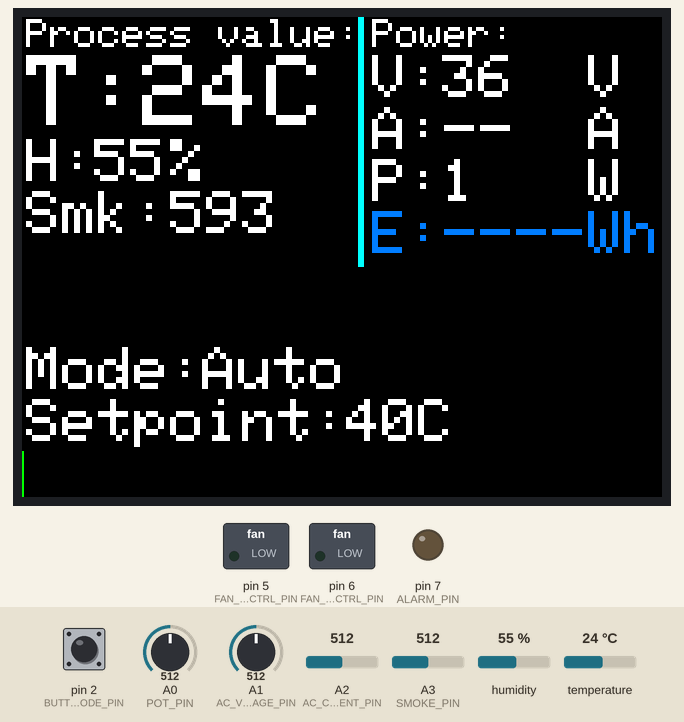
The program below on a simulated Arduino Uno, built with avr-gcc and run on an emulated ATmega328P. Shown: 320×240 colour display, switched loads named in the program (green lamp = pin HIGH), output pins drawn as LEDs (lit = HIGH). The test bench sets the inputs (shaded band); at power-on: pin 2 (BUTTON_MODE_PIN) HIGH, A0 (POT_PIN) = 512, A2 (AC_CURRENT_PIN) = 512, A1 (AC_VOLTAGE_PIN) = 512, A3 (SMOKE_PIN) = 512, humidity 55 %, temperature 24 °C. What the program prints to the serial monitor is not drawn.

Above: at 3.4 s.
3.5 s: pin 2 (BUTTON_MODE_PIN) pulled LOW for 0.15 s
At 4.3 s:
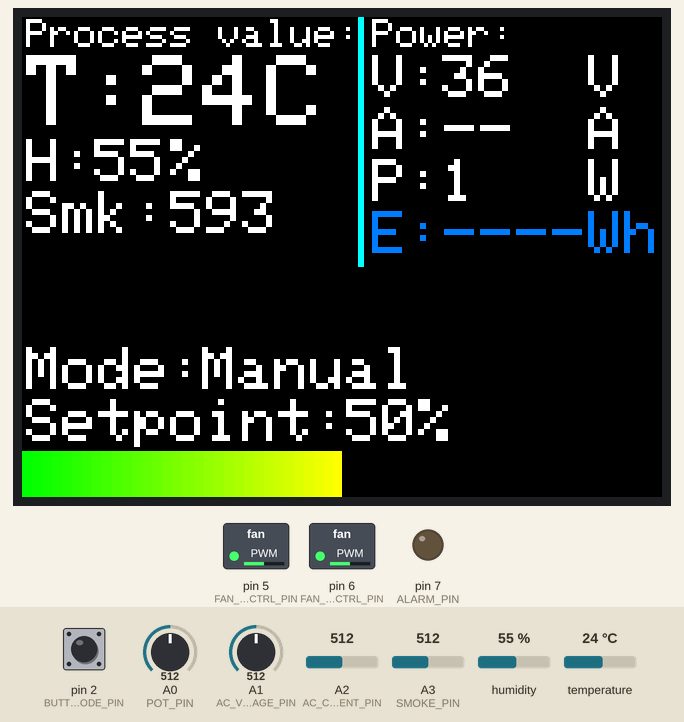
5.1 s: A0 (POT_PIN) set to 716
At 6.3 s:
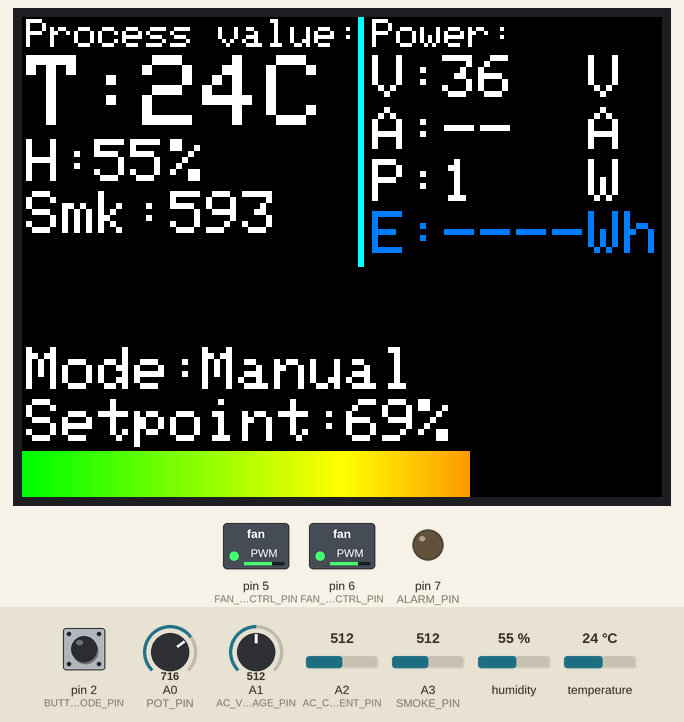
6.6 s: A0 (POT_PIN) set to 992
At 7.4 s:
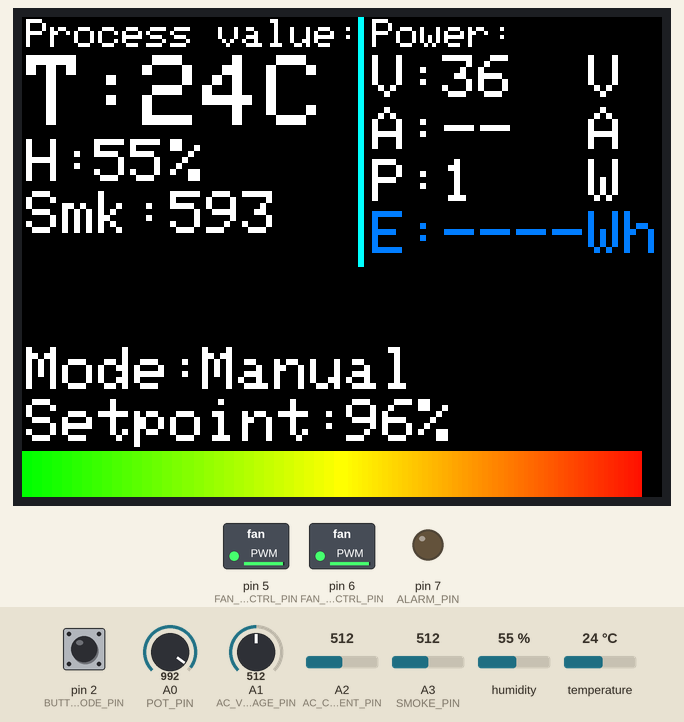
8.1 s: pin 2 (BUTTON_MODE_PIN) pulled LOW for 1 s
At 8.7 s:
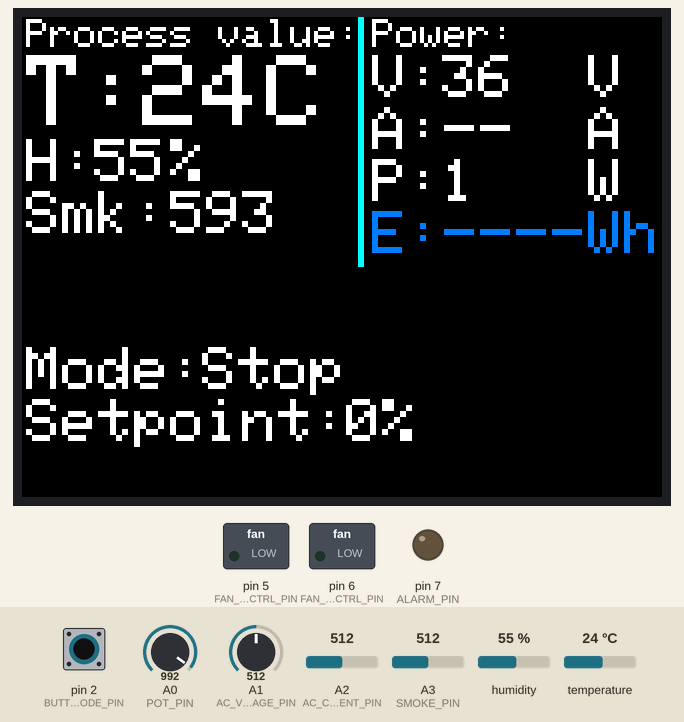
10.6 s: pin 2 (BUTTON_MODE_PIN) pulled LOW for 0.15 s
At 11.8 s:
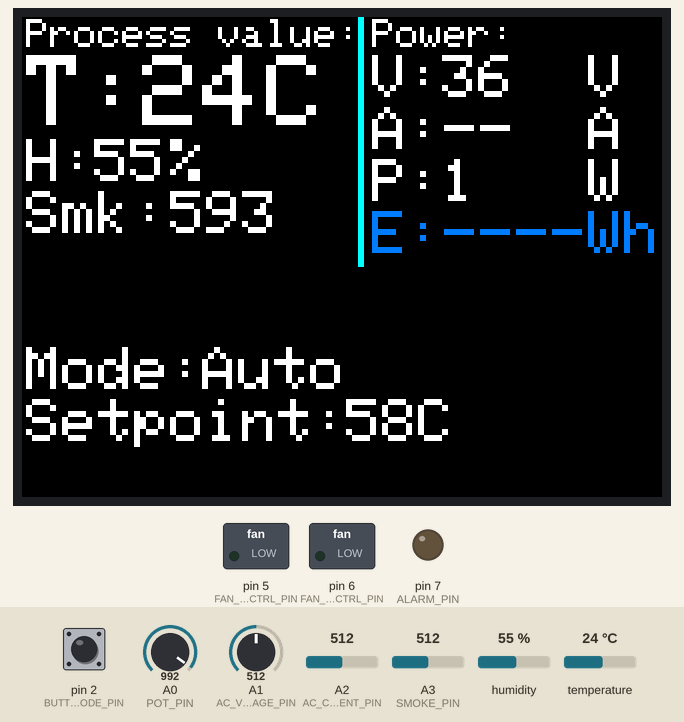
12.2 s: A2 (AC_CURRENT_PIN) set to 306
At 14.9 s:
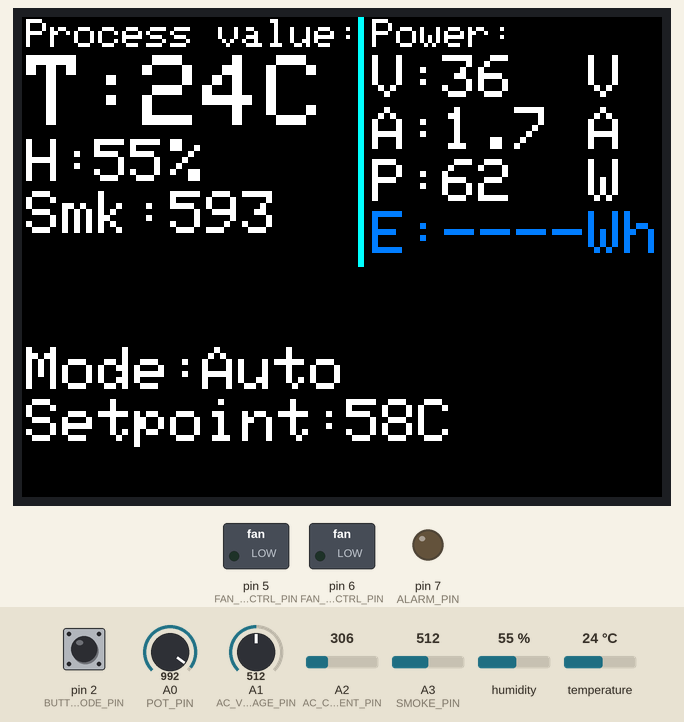
Timing chart, 0 to 16.4 s (numbered marks = the images above; inputs shaded):
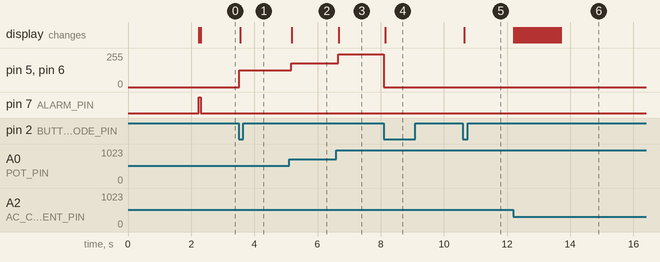

The program:

main.cpp
```cpp
#include <Arduino.h>
#include <EEPROM.h>
#include <Wire.h>
#include <Adafruit_Sensor.h>
#include <Adafruit_BME280.h>
//#include <SerialCommand.h>
#include "config.hpp"
#include "TFT.hpp"
#include <movingAvg.h>


//dichiarazione oggetti
Adafruit_BME280 bme;
movingAvg smokeSmooth(30);
movingAvg ACvoltageSmooth(30);
movingAvg ACcurrentSmooth(30);
movingAvg ACpowerSmooth(30);
//SerialCommand Serial_cmd;


void setup() {
  //noInterrupts();
  //inizializzazione porta seriale
  Serial.begin(115200);

  //avvio del display
  delay(2000);
  TFT_StaticLayout();
  Serial.println("TFT start");

  // Setup callbacks for SerialCommand commands
  //add_serial_commands();
  //Serial_cmd.setDefaultHandler(unrecognized);

  //inizializzaione BME280
  bme.begin(0x76);
  Serial.println("BME start");

  //inizializzaione media mobile
  smokeSmooth.begin();
  ACvoltageSmooth.begin();
  ACcurrentSmooth.begin();
  ACpowerSmooth.begin();

  //setup analog input
  pinMode(POT_PIN, INPUT);
  pinMode(AC_VOLTAGE_PIN, INPUT);
  pinMode(AC_CURRENT_PIN, INPUT);
  //setup digital input
  pinMode(BUTTON_MODE_PIN, INPUT);
  attachInterrupt(digitalPinToInterrupt(BUTTON_MODE_PIN), ISRbuttomMode, FALLING);
  //setup digital output
  pinMode(FAN_IN_CTRL_PIN, OUTPUT); analogWrite(FAN_IN_CTRL_PIN,0);
  pinMode(FAN_OUT_CTRL_PIN, OUTPUT); analogWrite(FAN_OUT_CTRL_PIN,0);
  pinMode(ALARM_PIN, OUTPUT);
  digitalWrite(ALARM_PIN,HIGH);

  //recupero parametri di processo precedentemente impostati e scritti sulla EEPROM
  EEPROM.get(0, kiFactor);
  EEPROM.get(4, SmokeUpperLimit);


  Serial.println("Setup completato");
  Status = AUTOMATICO;
  Serial.println("Stato macchina: Automatico");
  TFT_PrintFANbar(0);
  //interrupts();
}

void loop() {

  //Serial_cmd.readSerial();

  //Raccolta dati dal campo
  getPV();
  smokeSmooth.reading(SmokePV);
  ACvoltageSmooth.reading(VacPV);
  ACcurrentSmooth.reading(AacPV*10);
  ACpowerSmooth.reading(ACinstantPWR);
  //Scrittura dati sul display
  TFT_PrintTemperaturePV((int) round(TempPV));
  TFT_PrintHumidityPV((int) round(HumidityPV));
  TFT_PrintSmoke(smokeSmooth.getAvg());
  TFT_PrintVoltage(ACvoltageSmooth.getAvg());
  TFT_PrintCurrent(ACcurrentSmooth.getAvg());
  TFT_PrintPower(ACpowerSmooth.getAvg());
  TFT_PrintEnergy(round(ACenergy));

  //Allarmi
  Alarm = (SmokePV < SmokeUpperLimit) ? false : true; //dà l'allarme se il sensore rilevamento fumo supera la soglia
  alarmSequence(Alarm);

  //Macchina a stati
  switch (Status)
  {
  case AUTOMATICO:
    TempSP = map(PotSPValue,0,1023,20,60);
    if ( (millis() - PreviousPIDTime) >= PID_PERIOD)
    {
      FanCtrlValue = controlIntegrator(TempSP, TempPV, kiFactor*(-1)); //ki negativo = raffreddamento
      analogWrite(FAN_IN_CTRL_PIN, FanCtrlValue);
      analogWrite(FAN_OUT_CTRL_PIN, FanCtrlValue);
      Serial.print("PID = PV: ");
      Serial.print(TempPV,1);
      Serial.print(" | SP: ");
      Serial.print(TempSP,1);
      Serial.print(" | Out: ");
      Serial.println(FanCtrlValue);
      PreviousPIDTime = millis();
    }
    TFT_PrintMode(HMI_AUTO);
    TFT_PrintSetpoitTemperature((int) round(TempSP));
    TFT_PrintFANbar(FanCtrlValue);
    break;

  case MANUALE:
    static int previus_FanCtrlValue = 0;
    FanCtrlValue = map(PotSPValue,0,1023,0,255);
    if (FanCtrlValue != previus_FanCtrlValue) // eseguo solo se il valore cambia
    {
      analogWrite(FAN_IN_CTRL_PIN, FanCtrlValue);
      analogWrite(FAN_OUT_CTRL_PIN, FanCtrlValue);
      previus_FanCtrlValue = FanCtrlValue;
    }
    TFT_PrintMode(HMI_MANUAL);
    TFT_PrintSetpoitPercentage(map(PotSPValue,0,1023,0,100));
    TFT_PrintFANbar(FanCtrlValue);
    break;

  case STOP:
    if (FanCtrlValue != 0)
    {
      FanCtrlValue = 0;
      analogWrite(FAN_IN_CTRL_PIN, FanCtrlValue);
      analogWrite(FAN_OUT_CTRL_PIN, FanCtrlValue);
    }
    TFT_PrintMode(HMI_STOP);
    TFT_PrintSetpoitPercentage(0);
    TFT_PrintFANbar(0);
    break;

  default:
    break;
  }
}

//sequenza di avvio e segnalazione allarme
void alarmSequence(bool StatoAllarme) {
  if (StatoAllarme){
    digitalWrite(ALARM_PIN, LOW); //attiva il relè
  }
  else{
    digitalWrite(ALARM_PIN, HIGH);
  }

}


//ISR bottone cambio modo di funzionamneto
void ISRbuttomMode()
{
  noInterrupts();
  static unsigned long timestamp = 0;
  if (millis()<(timestamp+BUTTON_DEBOUNCE_TIME))
  {
    return;
  }

  switch (Status)
  {
  case AUTOMATICO:
    Status = MANUALE;
    Serial.println("Stato macchina: Manuale");
    break;
  case MANUALE:
    Status = STOP;
    Serial.println("Stato macchina: Stop");
    break;
  case STOP:
    Status = AUTOMATICO;
    Serial.println("Stato macchina: Automatico");
    break;
  default:
    break;
  }
  timestamp = millis();
  interrupts();
}

//raccolta di tutti i dati provenienti dei sensori di campo
void getPV() {
  //variabili
	static unsigned long timeStamp = 0;
	static unsigned long deltaT = 0;

  //da pannello frontale
  PotSPValue = analogRead(POT_PIN);
  //ButtonMode = digitalRead(BUTTON_MODE_PIN);

  //sensori interni alla cabina di stampa
  TempPV = bme.readTemperature(); //in gradi celsius
  //PressPV = bme.readPressure() / 100.0F; // in hPa
  HumidityPV = bme.readHumidity(); //relativa
  //misura fumo
  for (int i = 0; i < 10; i++){
    SmokePV = analogRead(SMOKE_PIN);
  }
  SmokePV = SmokePV/10; //media dei valori letti
  SmokePV = map(SmokePV,0,1023,100,10000); //trasormazione in ppm

  //misura della potenza assorbita
	VacPV = 0;
	AacPV = 0;
	powerPointNumeber = 0;
	deltaT = millis() - timeStamp;
	timeStamp = millis();
	while (millis() < (timeStamp + PWR_LOG_PERIOD) ){ //misura i valori in continuo
		VacPV += pow(analogRead(AC_VOLTAGE_PIN)+AC_VOLTAGE_AC_COUPLING,2);
		AacPV += pow(analogRead(AC_CURRENT_PIN)+AC_CURRENT_AC_COUPLING,2);
		powerPointNumeber++;
	}
	VacPV = sqrt((1.0F/(float)powerPointNumeber)*VacPV);
	AacPV = sqrt((1.0F/(float)powerPointNumeber)*AacPV);
	VacPV = VacPV * AC_VOLTAGE_FACTOR + AC_VOLTAGE_OFFSET; //Vrms
	AacPV = AacPV * AC_CURRENT_FACTOR + AC_CURRENT_OFFSET; //Arms
	ACinstantPWR = VacPV * AacPV; //W
	ACenergy += ACinstantPWR * (float)deltaT/3600000.0F; //Wh
}

//sistema di controllo base PID con solo la parte integrativa
int controlIntegrator(float Command, float Feedback, float ki) {
  static float Out = 0;
  static unsigned long PreviousTime = 0;
  float ERR = Command - Feedback; //errore come differenza tra SP e PV
  int deltaT = millis() - PreviousTime; //in millisecondi
  PreviousTime = millis();
  Out += (ki * ERR * deltaT) / 1000; //il fattore 1000 converte i millisecondi in secondi
  Out = (Out > 255) ? 255 : Out; //limite superiore
  Out = (Out < 0) ? 0 : Out; //limite inferiore
  return (int) Out;
}


/*
void settingProcedure(){

  String receivedString;
  delay(10);
  receivedString = Serial.readString();

  if (receivedString.startsWith("SetKI")) {
    receivedString.remove(0,5);
    kiFactor = receivedString.toFloat();
    EEPROM.put(0, kiFactor);
    Serial.print("ki factor now is: ");
    Serial.println(kiFactor);
  }

  if (receivedString.startsWith("GetKI")) {
    Serial.print("ki factor is: ");
    Serial.println(kiFactor);
  }

  if (receivedString.startsWith("SetSK")) {
    receivedString.remove(0,5);
    SmokeUpperLimit = receivedString.toInt();
    EEPROM.put(4, SmokeUpperLimit);
    Serial.print("Smoke TH now is: ");
    Serial.println(SmokeUpperLimit);
  }

  if (receivedString.startsWith("GetSK")) {
    Serial.print("Smoke TH is: ");
    Serial.println(SmokeUpperLimit);
  }

  Serial.flush();
}
*/

//funzione per controlare se un parametro booleano è passato da 0 a 1 rispetto alla chiamata precedente
bool ISRbuttomMode(bool parametro){
  static bool parametro_previus = false;
  if ( (parametro_previus == false) && (parametro == true) )
  {
    parametro_previus = parametro;
    return true;
  }
  else //if ((parametro_previus == true) && (parametro == false) || (parametro_previus == parametro) )
  {
    parametro_previus = parametro;
    return false;
  }
}


/*

void setKI()
{

}

void getKI()
{

}

void setSK()
{

}

void getSK()
{

}

void add_serial_commands()
{
  Serial_cmd.addCommand("SetKI", setKI);
  Serial_cmd.addCommand("GetKI", getKI);
  Serial_cmd.addCommand("SetSK", setSK);
  Serial_cmd.addCommand("GetSK", getSK);

}

void unrecognized(const char *command)
{
  Serial.println("Invalid cmd");
}

*/
```

config.hpp
```cpp
#ifndef config_hpp
#define config_hpp

#include <Arduino.h>


//dichiarazione costanti
#define BUTTON_MODE_PIN 2 //pin di ingresso del bottone per la selzione del modo delle ventole
#define FAN_IN_CTRL_PIN 5 //pin di uscita PWM per controllo velocità ventola in immisione d'aria
#define FAN_OUT_CTRL_PIN 6 //pin di uscita PWM per controllo velocità ventola in estrazione d'aria
#define ALARM_PIN 7 //pin di uscita rele per l'interruzione dell'alimentazione
#define POT_PIN A0 //pin del poteziometro per il settaggio del SP
#define AC_VOLTAGE_PIN A1 //Pin del sengnale della misura della tensine AC
#define AC_CURRENT_PIN A2 //Pin del sengnale della misura della corrente AC - 2.8A valore massimo misurabile con gain al massimo
#define AC_VOLTAGE_AC_COUPLING -523
#define AC_CURRENT_AC_COUPLING -518
#define AC_VOLTAGE_FACTOR 1.6F
#define AC_VOLTAGE_OFFSET 18.8F
#define AC_CURRENT_FACTOR 0.008057554F
#define AC_CURRENT_OFFSET 0.003022F
#define PWR_LOG_PERIOD 40
#define SMOKE_PIN A3 //Pin del sengnale del sensore fumo
#define PWR_LOG_PERIOD 40 // Tempo di misura di tensione e corrente in millisecondi
#define PID_PERIOD 2000UL // periodo di aggiornamento del PID in millisecondi
#define BUTTON_DEBOUNCE_TIME 1000 //debouncing time del pulsante di cambio stato

//dichiarazione variabili globali
int PotSPValue = 0; // valore del potenziometro per il controllo del Set Point di temperatura
float VacPV = 0; //valore della misura della tensione AC
float AacPV = 0; //valore della misura della corrente AC
int powerPointNumeber = 0; //Contatore del numero di campionamenti fatti dal ciclo di misura di tensione e corrente
float ACinstantPWR = 0; //potenza istantanea AC
float ACenergy = 0; //energia asorbita AC
float TempSP = 20; //Set Point di temperatura
float TempPV = 30; //Process Value di temperatura
//float PressPV = 0.0; //Process Value di pressione
float HumidityPV = 0.0; //Process Value di pressione
float kiFactor = 0.5F; //fattore integrativo del controllo
int SmokePV = 0; //Process Value di presenza fumo
int SmokeUpperLimit = 10000; //Soglia di allarme presenza fumo
int FanCtrlValue = 0; //per uscita PWM
bool ButtonMode = true; //bottone selezione modo ventole
bool Alarm = false; //stato di allarme grave
static unsigned long PreviousPIDTime = 0; //timestamp per creare un evento periodico necessario al PID

//emun
enum StateMachine{
    AUTOMATICO,
    MANUALE,
    STOP,
};
StateMachine Status = AUTOMATICO;

//prototipi di funzione
void getPV(void);
void alarmSequence(bool);
int controlIntegrator(float, float, float);
void settingProcedure(void);
void EEPROMWriteFloat(int, float);
float EEPROMReadFloat(int);
void ISRbuttomMode(void);
//void add_serial_commands(void);
//void unrecognized(const char *command);
//void setKI(void);
//void getKI(void);
//void setSK(void);
//void getSK(void);

/*
void beginDisplayPV(void);
void printDisplayPV(float, float, int, float, float, float, float);
void beginDisplayFAN(void);
void printDisplayFAN_AUTO(float, int);
void printDisplayFAN_MAN(int);
void printDisplayFAN_STOP(void);
*/
#endif
```

Measured:
- after the input at 3.5 s, pin 5 (FAN_IN_CTRL_PIN), pin 6 (FAN_OUT_CTRL_PIN): 0/255 → 127/255 at once; the display: changes after 0.05 s (image 1)
- after the input at 5.1 s, pin 5 (FAN_IN_CTRL_PIN), pin 6 (FAN_OUT_CTRL_PIN): 127/255 → 178/255 after 0.07 s; the display: changes after 0.08 s (image 2)
- after the input at 6.6 s, pin 5 (FAN_IN_CTRL_PIN), pin 6 (FAN_OUT_CTRL_PIN): 178/255 → 247/255 after 0.05 s; the display: changes after 0.07 s (image 3)
- after the input at 8.1 s, pin 5 (FAN_IN_CTRL_PIN), pin 6 (FAN_OUT_CTRL_PIN): 247/255 → 0/255 at once; the display: changes at once (image 4)
- after the input at 10.6 s, the display: changes at once (image 5)
- after the input at 12.2 s, the display: first changes at once (image 6 shows a later state)
